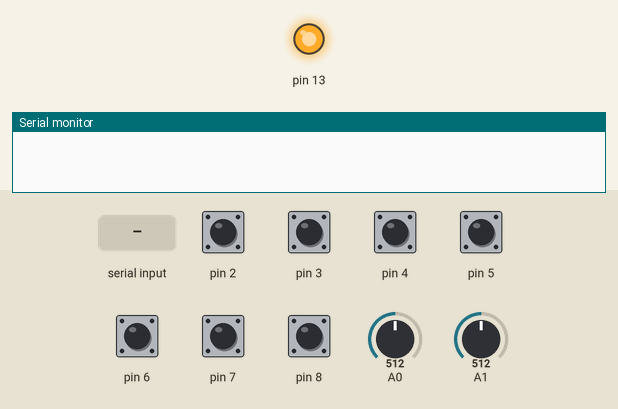
Recording of a sketch running on a simulated Arduino Uno, built with avr-gcc and run on an emulated ATmega328P. Parts: output pins drawn as LEDs (lit = HIGH), the last lines printed to the serial monitor. Dashed ring = blinking. Inputs (shaded band) come from the test bench; at power-on: pin 2–8 HIGH, A0 = 512, A1 = 512.

Above: at 3.2 s.
3.3 s: "k" received over the second serial link
At 4.6 s:
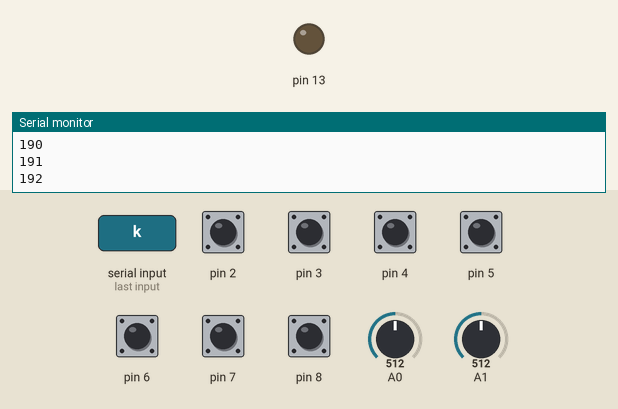
5.1 s: pin 3 pulled LOW for 1.45 s
At 5.28 s:
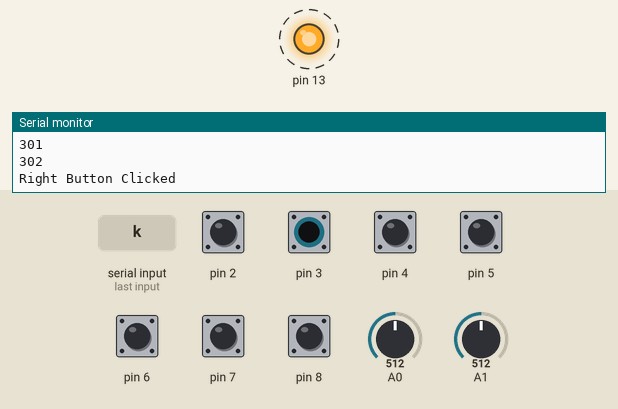
8.6 s: "a" received over the second serial link
At 11.4 s:
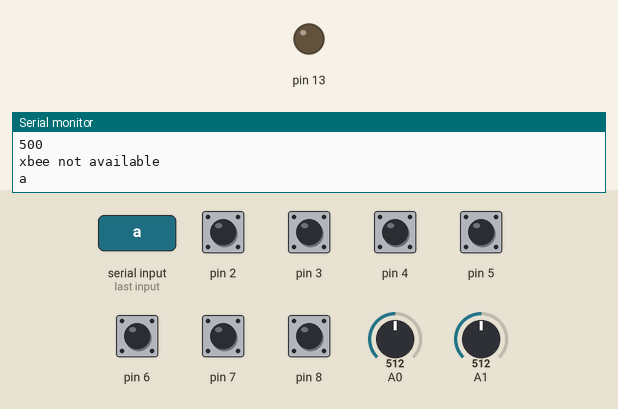
Timing chart, 0 to 19.1 s (numbered marks = the images above; inputs shaded):
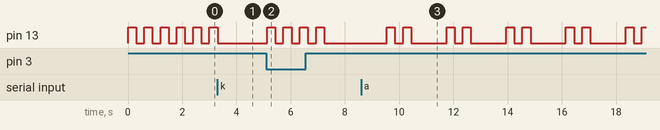

Measured:
- after the input at 3.3 s, pin 13: goes on until 3.3 s, then stays LOW
- after the input at 5.1 s, pin 13: alternates HIGH for 0.30 s and LOW for 0.30 s, 8 changes in all, then stays LOW, starting at once
- after the input at 8.6 s, pin 13: LOW → HIGH after 0.94 s, then repeats every 2.2 s: LOW 0.30 s, HIGH 0.30 s, LOW 1.3 s, HIGH 0.30 s

The sketch:

captureFrame_joystickSide.ino
```cpp
// (licence header left out)
/**
   Before running this example, stack the JoystickShield on top of Arduino board

*/

#include <JoystickShield.h> // include JoystickShield Library
#include <SoftwareSerial.h>
JoystickShield joystickShield; // create an instance of JoystickShield object

SoftwareSerial xbee(10, 11); // RX, TX --> the comm line data is sent to camera
char val;               // variable to hold incoming data from RC
int syncCount = 0;

void setup() {
  // initialize digital pin 13 for light output
  pinMode(13, OUTPUT);

  Serial.begin(9600);
  xbee.begin(57600);

  xbee.listen();
  xbee.write('k');    //send test data to camera
  val = xbee.read();  //attempt to get acknowlegement from camera
  while (val != 'k') {
    flashLED();         //wait for reply message
    xbee.write('k');    //continue sending test data to camera until a reply message is received
    val = xbee.read();
    if (val == 'k') {
      Serial.println("Camera has signaled its ready");
    }
  }

  Serial.println("...Finished initialising Serial Comms.");
  Serial.println("Ready.");

  delay(100);
  // new calibration function
  joystickShield.calibrateJoystick();
}

void loop() {
  joystickShield.processEvents(); // process events

  ++syncCount;
  Serial.println(syncCount);
  if (syncCount == 500) {
    syncCount = 0;                  //reset count
    xbee.write('k');                //send heartbeat to camera
    while (xbee.available() == 0) { //wait for comms from camera
      Serial.println("xbee not available");
      delay(1000);
      xbee.write('k');              //send connection test to camera
    }

    val = xbee.read();      //check for ack
    Serial.println(val);
    while (val != 'k') {
      flashLED();         //wait for reply message
      xbee.write('k');    //continue sending test data to camera until a reply message is received
      delay(1000);
      Serial.println("val != 'k'");
      val = xbee.read();
    }
    Serial.println("Camera has signaled its ready");
  }

  if (joystickShield.isJoystickButton()) {
    Serial.println("Joystick Clicked") ;
  }

  if (joystickShield.isUpButton()) {
    Serial.println("Up Button Clicked") ;
  }

  if (joystickShield.isRightButton()) {
    Serial.println("Right Button Clicked") ;
    flashLED();

    xbee.write('a');
    Serial.println("msg sent to xbee");

    //check for reply msg
    serialEvent();
    Serial.println("-------------");
  }

  if (joystickShield.isDownButton()) {
    Serial.println("Down Button Clicked") ;
  }

  if (joystickShield.isLeftButton()) {
    Serial.println("Left Button Clicked") ;
  }

  // new eventfunctions
  if (joystickShield.isEButton()) {
    Serial.println("E Button Clicked") ;
  }

  if (joystickShield.isFButton()) {
    Serial.println("F Button Clicked") ;
  }
}

void serialEvent() {
  if (xbee.available()) {
    val = xbee.read();
    if (val == 'a') {
      flashLED();
    }
  }
}


void flashLED() {
  for (int i = 1; i <= 2; ++i) {
    digitalWrite(13, HIGH);   // turn the LED on (HIGH is the voltage level)
    delay(300);              // wait for a second
    digitalWrite(13, LOW);    // turn the LED off by making the voltage LOW
    delay(300);              // wait for a second
  }
}
```

JoystickShield.h
```cpp
// (licence header left out)
#ifndef JoystickShield_H
#define JoystickShield_H

#define CENTERTOLERANCE 5

// Compatibility for Arduino 1.0

#if ARDUINO >= 100
    #include <Arduino.h>
#else
    #include <WProgram.h>
#endif

/**
 * Enum to hold the different states of the Joystick
 *
 */
enum JoystickStates {
    CENTER,  // 0
    UP,
    RIGHT_UP,
    RIGHT,
    RIGHT_DOWN,
    DOWN,
    LEFT_DOWN,
    LEFT,
    LEFT_UP   //8
};


static const bool ALL_BUTTONS_OFF[7] = {false, false, false, false, false, false, false};

/**
 * Class to encapsulate JoystickShield
 */
class JoystickShield {

public:

    JoystickShield(); // constructor

    void setJoystickPins (byte pinX, byte pinY);
    void setButtonPins(byte pinSelect, byte pinUp, byte pinRight, byte pinDown, byte pinLeft, byte pinF, byte pinE);
    void setThreshold(int xLow, int xHigh, int yLow, int yHigh);

    void processEvents();
    void processCallbacks();

	void calibrateJoystick();

    // Joystick events
    bool isCenter();
    bool isUp();
    bool isRightUp();
    bool isRight();
    bool isRightDown();
    bool isDown();
    bool isLeftDown();
    bool isLeft();
    bool isLeftUp();
	bool isNotCenter();

	// Joystick coordinates
	int xAmplitude();
	int yAmplitude();

    // Button events
    bool isJoystickButton();
    bool isUpButton();
    bool isRightButton();
    bool isDownButton();
    bool isLeftButton();
	bool isFButton();
	bool isEButton();

    // Joystick callbacks
    void onJSCenter(void (*centerCallback)(void));
    void onJSUp(void (*upCallback)(void));
    void onJSRightUp(void (*rightUpCallback)(void));
    void onJSRight(void (*rightCallback)(void));
    void onJSRightDown(void (*rightDownCallback)(void));
    void onJSDown(void (*downCallback)(void));
    void onJSLeftDown(void (*leftDownCallback)(void));
    void onJSLeft(void (*leftCallback)(void));
    void onJSLeftUp(void (*leftUpCallback)(void));
	void onJSnotCenter(void (*notCenterCallback)(void));

    // Button callbacks
    void onJoystickButton(void (*jsButtonCallback)(void));
    void onUpButton(void (*upButtonCallback)(void));
    void onRightButton(void (*rightButtonCallback)(void));
    void onDownButton(void (*downButtonCallback)(void));
    void onLeftButton(void (*leftButtonCallback)(void));
	void onFButton(void (*FButtonCallback)(void));
	void onEButton(void (*EButtonCallback)(void));

private:

    // threshold values
    int x_threshold_low;
    int x_threshold_high;
    int y_threshold_low;
    int y_threshold_high;

    // joystick pins
    byte pin_analog_x;
    byte pin_analog_y;

    //button pins
    byte pin_joystick_button;
    byte pin_up_button;
    byte pin_right_button;
    byte pin_down_button;
    byte pin_left_button;
	byte pin_F_button;
	byte pin_E_button;

	// joystick
	byte joystickStroke;
	int x_position;
	int y_position;

    //current states of Joystick
    JoystickStates currentStatus;

    // array of button states to allow multiple buttons to be pressed concurrently
    // order is up, right, down, left, e, f, joystick
    bool buttonStates[7];

    // Joystick callbacks
    void (*centerCallback)(void);
    void (*upCallback)(void);
    void (*rightUpCallback)(void);
    void (*rightCallback)(void);
    void (*rightDownCallback)(void);
    void (*downCallback)(void);
    void (*leftDownCallback)(void);
    void (*leftCallback)(void);
    void (*leftUpCallback)(void);
	void (*notCenterCallback)(void);

    // Button callbacks
    void (*jsButtonCallback)(void);
    void (*upButtonCallback)(void);
    void (*rightButtonCallback)(void);
    void (*downButtonCallback)(void);
    void (*leftButtonCallback)(void);
	void (*FButtonCallback)(void);
	void (*EButtonCallback)(void);


    // helper functions
    void clearButtonStates();
    void initializeCallbacks();
};

#endif
```

Source omitted: JoystickShield.cpp (13699 bytes)
